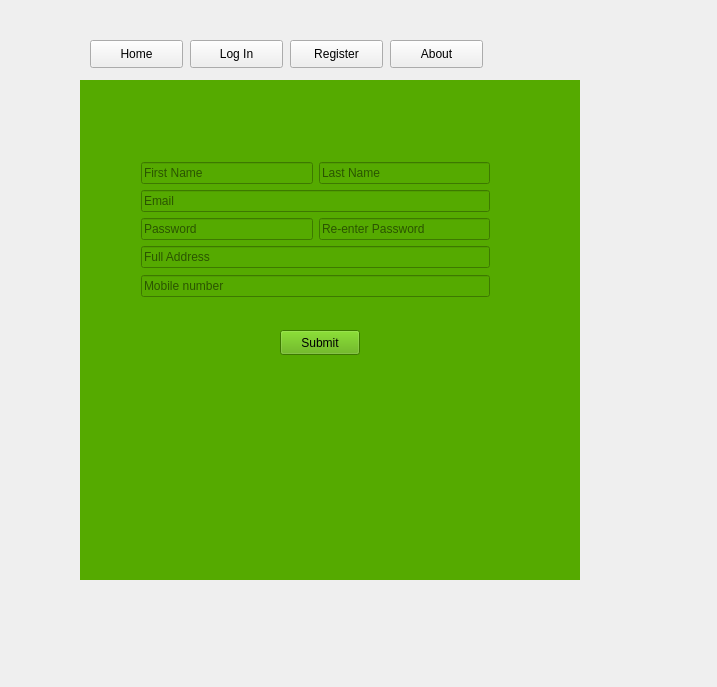
<?xml version="1.0" encoding="UTF-8"?>
<ui version="4.0">
 <class>MainWindow</class>
 <widget class="QMainWindow" name="MainWindow">
  <property name="geometry">
   <rect>
    <x>0</x>
    <y>0</y>
    <width>717</width>
    <height>687</height>
   </rect>
  </property>
  <property name="windowTitle">
   <string>MainWindow</string>
  </property>
  <property name="styleSheet">
   <string notr="true">QBtton{
 background-color: rgb(255, 170, 0);
}</string>
  </property>
  <widget class="QWidget" name="centralWidget">
   <widget class="QStackedWidget" name="mainStack">
    <property name="geometry">
     <rect>
      <x>80</x>
      <y>80</y>
      <width>500</width>
      <height>500</height>
     </rect>
    </property>
    <property name="styleSheet">
     <string notr="true">background-color: rgb(85, 170, 0);</string>
    </property>
    <property name="currentIndex">
     <number>2</number>
    </property>
    <widget class="QWidget" name="homePage">
     <widget class="QLabel" name="label_3">
      <property name="geometry">
       <rect>
        <x>30</x>
        <y>130</y>
        <width>401</width>
        <height>111</height>
       </rect>
      </property>
      <property name="font">
       <font>
        <family>Proxy 9</family>
        <pointsize>18</pointsize>
       </font>
      </property>
      <property name="text">
       <string>Welcome to KUEL</string>
      </property>
     </widget>
    </widget>
    <widget class="QWidget" name="loginPage">
     <widget class="QGroupBox" name="groupBox">
      <property name="geometry">
       <rect>
        <x>50</x>
        <y>110</y>
        <width>351</width>
        <height>241</height>
       </rect>
      </property>
      <property name="title">
       <string>Sign In</string>
      </property>
      <widget class="QWidget" name="layoutWidget">
       <property name="geometry">
        <rect>
         <x>50</x>
         <y>40</y>
         <width>251</width>
         <height>171</height>
        </rect>
       </property>
       <layout class="QVBoxLayout" name="verticalLayout_4">
        <item>
         <layout class="QHBoxLayout" name="horizontalLayout">
          <item>
           <layout class="QVBoxLayout" name="verticalLayout_3">
            <item>
             <widget class="QLabel" name="label">
              <property name="text">
               <string>Email:</string>
              </property>
             </widget>
            </item>
            <item>
             <widget class="QLabel" name="label_2">
              <property name="text">
               <string>Password:</string>
              </property>
             </widget>
            </item>
           </layout>
          </item>
          <item>
           <layout class="QVBoxLayout" name="verticalLayout">
            <item>
             <widget class="QLineEdit" name="lineEdit_userName"/>
            </item>
            <item>
             <widget class="QLineEdit" name="lineEdit_password">
              <property name="echoMode">
               <enum>QLineEdit::Password</enum>
              </property>
             </widget>
            </item>
           </layout>
          </item>
         </layout>
        </item>
        <item>
         <layout class="QVBoxLayout" name="verticalLayout_2">
          <item>
           <widget class="QPushButton" name="pushButton_Login">
            <property name="text">
             <string>Log In</string>
            </property>
           </widget>
          </item>
         </layout>
        </item>
       </layout>
      </widget>
     </widget>
    </widget>
    <widget class="QWidget" name="registerPage">
     <widget class="QWidget" name="layoutWidget_2">
      <property name="geometry">
       <rect>
        <x>50</x>
        <y>70</y>
        <width>371</width>
        <height>161</height>
       </rect>
      </property>
      <layout class="QVBoxLayout" name="verticalLayout_5">
       <item>
        <layout class="QVBoxLayout" name="verticalLayout_6">
         <item>
          <layout class="QVBoxLayout" name="verticalLayout_7">
           <item>
            <layout class="QVBoxLayout" name="verticalLayout_8">
             <item>
              <layout class="QHBoxLayout" name="horizontalLayout_2">
               <item>
                <widget class="QLineEdit" name="Fname">
                 <property name="placeholderText">
                  <string>First Name</string>
                 </property>
                </widget>
               </item>
               <item>
                <widget class="QLineEdit" name="Lname">
                 <property name="placeholderText">
                  <string>Last Name</string>
                 </property>
                </widget>
               </item>
              </layout>
             </item>
             <item>
              <widget class="QLineEdit" name="Email">
               <property name="placeholderText">
                <string>Email</string>
               </property>
              </widget>
             </item>
            </layout>
           </item>
           <item>
            <layout class="QHBoxLayout" name="horizontalLayout_3">
             <item>
              <widget class="QLineEdit" name="Password">
               <property name="echoMode">
                <enum>QLineEdit::Password</enum>
               </property>
               <property name="placeholderText">
                <string>Password</string>
               </property>
              </widget>
             </item>
             <item>
              <widget class="QLineEdit" name="Password_re">
               <property name="echoMode">
                <enum>QLineEdit::Password</enum>
               </property>
               <property name="placeholderText">
                <string>Re-enter Password</string>
               </property>
              </widget>
             </item>
            </layout>
           </item>
          </layout>
         </item>
         <item>
          <widget class="QLineEdit" name="Address">
           <property name="placeholderText">
            <string>Full Address</string>
           </property>
          </widget>
         </item>
        </layout>
       </item>
       <item>
        <widget class="QLineEdit" name="Number">
         <property name="placeholderText">
          <string>Mobile number</string>
         </property>
        </widget>
       </item>
      </layout>
     </widget>
     <widget class="QPushButton" name="pushButton_register">
      <property name="geometry">
       <rect>
        <x>200</x>
        <y>250</y>
        <width>80</width>
        <height>25</height>
       </rect>
      </property>
      <property name="text">
       <string>Submit</string>
      </property>
     </widget>
    </widget>
    <widget class="QWidget" name="page">
     <widget class="QLabel" name="label_4">
      <property name="geometry">
       <rect>
        <x>90</x>
        <y>130</y>
        <width>151</width>
        <height>91</height>
       </rect>
      </property>
      <property name="font">
       <font>
        <pointsize>26</pointsize>
        <weight>75</weight>
        <bold>true</bold>
       </font>
      </property>
      <property name="text">
       <string>About</string>
      </property>
     </widget>
    </widget>
   </widget>
   <widget class="QPushButton" name="homeButton">
    <property name="geometry">
     <rect>
      <x>90</x>
      <y>40</y>
      <width>93</width>
      <height>28</height>
     </rect>
    </property>
    <property name="text">
     <string>Home</string>
    </property>
   </widget>
   <widget class="QPushButton" name="loginButton">
    <property name="geometry">
     <rect>
      <x>190</x>
      <y>40</y>
      <width>93</width>
      <height>28</height>
     </rect>
    </property>
    <property name="text">
     <string>Log In</string>
    </property>
   </widget>
   <widget class="QPushButton" name="registerButton">
    <property name="geometry">
     <rect>
      <x>290</x>
      <y>40</y>
      <width>93</width>
      <height>28</height>
     </rect>
    </property>
    <property name="text">
     <string>Register</string>
    </property>
   </widget>
   <widget class="QPushButton" name="aboutButton">
    <property name="geometry">
     <rect>
      <x>390</x>
      <y>40</y>
      <width>93</width>
      <height>28</height>
     </rect>
    </property>
    <property name="text">
     <string>About</string>
    </property>
   </widget>
  </widget>
 </widget>
 <layoutdefault spacing="6" margin="11"/>
 <resources/>
 <connections/>
</ui>
